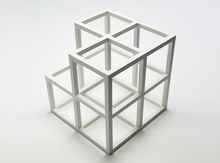
%> input picture MATLAB/No One ex3/input_ex3.jpg, 220 x 163 px, shrunk from 500 x 370 before the run
$ octave --eval "result = Untitled(imread('input_ex3.jpg'));"   (GNU Octave 9; MATLAB toolbox functions it lacks are replaced by stand-ins)
%> lines starting %> are read from the running program, lines starting %| are printed output that depends on the picture; in (x1, y1, x2, y2) boxes, pixels count from 0 and x2, y2 are one past the last pixel; in counts of white or black regions, pixels touching at a corner belong together; the program's own positions count from 1
function [ output_args ] = Untitled( input_img )
%UNTITLED Summary of this function goes here
%   Detailed explanation goes here
input_img = rgb2gray(uint8(input_img));
%im2double() by default converts the values into [0.0 to 1.0]. so we don't
%need to use mat2gray().
input_img = im2double(input_img);
%> input_img: size 163x220 double
%input_img = mat2gray(input_img, [0.0 1.0]);

figure;
imshow(input_img); title('Gray image');

%showing gray image
%figure;
%imshow(input_img); title('Gray image');
% for the value sigma = 0.5 the mask looks different from the mask shown in
% exercise sheet.
       w = 5;sigma=0.5; % window,st.dev
       f = fspecial('gaussian', [w w], sigma);
       [Gx,Gy] = gradient(f);

       m=input_img;
       [row,col] = size(m);
%> row = 163; col = 220
       for R=3:row-2
           for C=3:col-2
               sumX = 0;
               sumY = 0;
               for u=-2:2
                   for v=-2:2
                       Ix(R,C)=Gx(u+3,v+3)*m(R-u,C-v);
                       sumX = sumX + Ix(R,C);

                       Iy(R,C)=Gy(u+3,v+3)*m(R-u,C-v);
                       sumY = sumY + Iy(R,C);
                   end
               end
               Ix(R,C) = sumX;
               Iy(R,C) = sumY;
           end
       end
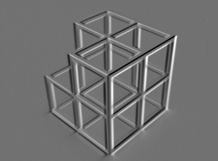
%> Ix: size 161x218 double; min -0.25, max 0.31, mean -0.000187; drawn with min black and max white
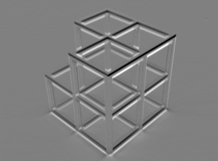
%> Iy: size 161x218 double; min -0.313, max 0.309, mean -0.000426; drawn with min black and max white


       G=sqrt(Ix.^2+Iy.^2);
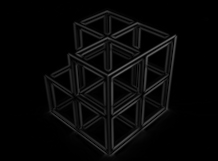
%> G: size 161x218 double; min 0, max 0.401, mean 0.0299

       c = im2bw(G,graythresh(G));
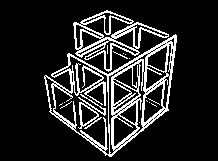
%> c: size 161x218 logical; 14.5% white in thin lines or dots, all inside (x1, y1, x2, y2) = (44, 10, 177, 157)
       figure;
       imshow(c); title('binary image after threshold');
       % [5 lines of commented-out code are left out]

       [row,col] = size(c);
%> row = 161; col = 218
       romax = ceil(sqrt(row*row+col*col));
%> romax = 272
       H = zeros(2*romax+1,180);


      roind = -romax:romax;
%> roind = 545 values from -272 to 272
      thetaind = -90:89;

% [13 lines of commented-out code are left out]
        for R=1:row
           for C=1:col
               if c(R,C)==1
                   theta=round(atan(Iy(R,C)/Ix(R,C))*180/pi);
                   ro = round((R*cos(theta*pi/180)) + (C*sin(theta*pi/180)));
                   roi=find(roind==ro);
                   thetai=find(thetaind==theta);
                   H(roi,thetai) = H(roi,thetai) + 1;
               end
           end
       end
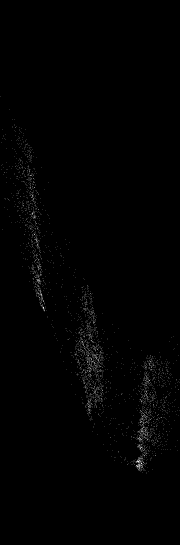
%> H: size 545x180 double; min 0, max 7, mean 0.0518; drawn with min black and max white
%> after the loop, ro = 128; roi = 401; theta = 84; thetai = 175


       % [6 lines of commented-out code are left out]

%%show hough transform
       peak=houghpeaks(H,20,'threshold',ceil(0.3*max(H(:))));
%> peak = 20 rows, first 12: [308 44; 462 139; 464 142; 214 33; 235 35; 295 42; 449 141; 381 150; 176 31; 196 33; 188 35; 245 38]
       figure;
       subplot(1,2,1);
       imagesc(thetaind,roind,H);title('Hough transform');%colormap('jet');
       hold on;
       plot(thetaind(peak(:,2)),roind(peak(:,1)),'s','color','red');
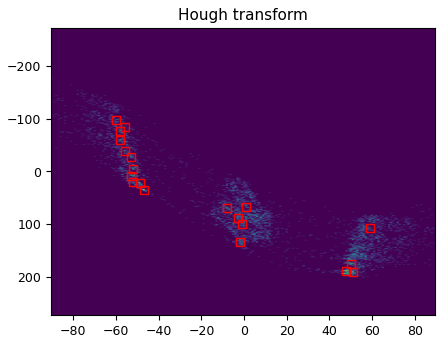
%> figure redrawn from the program's plot data


       lines = houghlines(c,thetaind,roind,peak,'FillGap',7,'MinLength',20);
%> lines = 13 lines; longest, point1 to point2 (x, y): (152, 124) to (112, 157), (74, 24) to (80, 65), (169, 104) to (144, 127), (135, 134) to (110, 157), (45, 77) to (70, 93), (75, 36) to (97, 55)
%       lines = houghlines(c,thetaind,roind,peak,'FillGap',7,'MinLength',1);
       figure, imshow(input_img), hold on
       for k=1:length(lines)
           xy = [lines(k).point1; lines(k).point2];
           plot(xy(:,1),xy(:,2),'LineWidth',5,'Color','green');


           plot(xy(1,1),xy(1,2),'x','LineWidth',1,'Color','Yellow');
           plot(xy(2,1),xy(2,2),'x','LineWidth',1,'Color','red');

       end
%> this loop made 13 passes
%> xy on passes 1 to 12: [97 43; 112 57], [169 104; 144 127], [135 134; 110 157], [152 124; 112 157], [106 136; 123 147], [45 77; 70 93], [75 36; 97 55], [97 109; 114 121], [98 83; 114 96], [92 45; 112 61], [74 24; 80 65], [95 100; 96 122]
       title('houghlines');
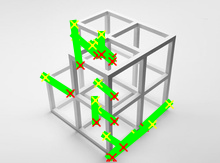
%> figure redrawn from the program's plot data; its title reads 'houghlines'


       %figure, imshow(input_img), hold on


       %figure, imshow(input_img), hold on
       %hImg = imshow(lines); title('houghlines'); set(hImg, 'AlphaData', 0.7);% colormap(jet);

end
%> (the run ends here)
